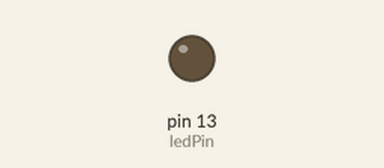
A sketch run on a simulated Arduino Uno, built with avr-gcc and run on an emulated ATmega328P. Parts: output pins drawn as LEDs (lit = HIGH).

Above: at 2.4 s.
At 38.2 s:
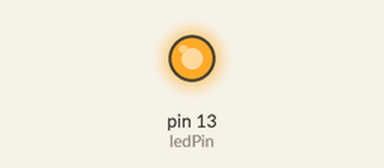
Timing chart, 0 to 45.2 s (numbered marks = the images above):
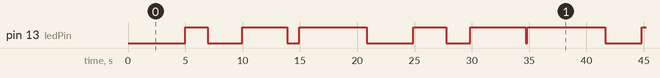

Measured:
- by itself, pin 13 (ledPin): moves between LOW and HIGH, repeating every 34.8 s

The sketch:

Q3ComparaTimer.ino
```cpp
const int ledPin = 13;
volatile byte state = LOW;
void setup() {
  pinMode(ledPin, OUTPUT);
  TIMSK2 = (TIMSK2 & B11111001) | 0x06;
  TCCR2B = (TCCR2B & B11111000) | 0x07;
  OCR2A = 128;
  OCR2B = 200;
}

void loop() {
  digitalWrite(ledPin, state);
}

volatile int segundos = 0;
volatile int segundos2 = 0;
ISR(TIMER2_COMPA_vect){

    if(segundos == 305)//5 segundos
    {
      state = HIGH;
      segundos = 0;
    }
    segundos++;

}
ISR(TIMER2_COMPB_vect){
  if(segundos2 == 425)//7 segundos
    {
      state = LOW;
      segundos2 = 0;
    }
    segundos2++;
}
```
